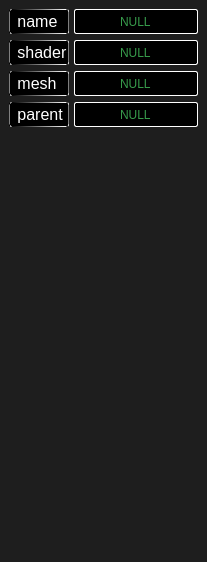
            <widget class="QWidget" name="proterties_2">
             <property name="geometry">
              <rect>
               <x>0</x>
               <y>0</y>
               <width>207</width>
               <height>562</height>
              </rect>
             </property>
             <attribute name="label">
              <string>properties</string>
             </attribute>
             <layout class="QHBoxLayout" name="horizontalLayout_11">
              <property name="spacing">
               <number>0</number>
              </property>
              <property name="leftMargin">
               <number>0</number>
              </property>
              <property name="topMargin">
               <number>0</number>
              </property>
              <property name="rightMargin">
               <number>0</number>
              </property>
              <property name="bottomMargin">
               <number>0</number>
              </property>
              <item>
               <widget class="QWidget" name="widget_3" native="true">
                <property name="styleSheet">
                 <string notr="true">QWidget{
background-color:rgb(30,30,30);
}</string>
                </property>
                <layout class="QVBoxLayout" name="verticalLayout_15">
                 <item>
                  <layout class="QVBoxLayout" name="properties_group">
                   <item>
                    <layout class="QHBoxLayout" name="name_group">
                     <property name="spacing">
                      <number>5</number>
                     </property>
                     <property name="rightMargin">
                      <number>0</number>
                     </property>
                     <item>
                      <widget class="QLabel" name="name_label">
                       <property name="sizePolicy">
                        <sizepolicy hsizetype="Expanding" vsizetype="Fixed">
                         <horstretch>0</horstretch>
                         <verstretch>0</verstretch>
                        </sizepolicy>
                       </property>
                       <property name="minimumSize">
                        <size>
                         <width>55</width>
                         <height>25</height>
                        </size>
                       </property>
                       <property name="font">
                        <font>
                         <pointsize>12</pointsize>
                         <italic>false</italic>
                         <bold>false</bold>
                        </font>
                       </property>
                       <property name="styleSheet">
                        <string notr="true">QLabel{
	color:white;
	font: 12pt &quot;Sitka&quot;;
	background-color: black;
	border:1px solid;
	border-radius: 2px;
	border-color: qlineargradient(spread:pad, x1:0, y1:0, x2:1, y2:0, stop:0 rgba(0, 0, 0, 255), stop:1 rgba(255, 255, 255, 255));
	padding: -3 -2px;
}
</string>
                       </property>
                       <property name="text">
                        <string> name</string>
                       </property>
                      </widget>
                     </item>
                     <item>
                      <widget class="QLineEdit" name="name_edit">
                       <property name="sizePolicy">
                        <sizepolicy hsizetype="Expanding" vsizetype="Fixed">
                         <horstretch>0</horstretch>
                         <verstretch>0</verstretch>
                        </sizepolicy>
                       </property>
                       <property name="minimumSize">
                        <size>
                         <width>75</width>
                         <height>25</height>
                        </size>
                       </property>
                       <property name="maximumSize">
                        <size>
                         <width>1677215</width>
                         <height>16777215</height>
                        </size>
                       </property>
                       <property name="styleSheet">
                        <string notr="true">QLineEdit{
font:  9pt &quot;Cascadia Code&quot;;
color: rgb(55, 155, 75);
border: 1px solid;
border-color:white;
border-radius: 2px;
padding: 0 8px;
background: black;
}</string>
                       </property>
                       <property name="text">
                        <string>NULL</string>
                       </property>
                       <property name="alignment">
                        <set>Qt::AlignCenter</set>
                       </property>
                      </widget>
                     </item>
                    </layout>
                   </item>
                   <item>
                    <layout class="QHBoxLayout" name="shader_group">
                     <property name="spacing">
                      <number>5</number>
                     </property>
                     <item>
                      <widget class="QLabel" name="shader_label">
                       <property name="sizePolicy">
                        <sizepolicy hsizetype="Expanding" vsizetype="Fixed">
                         <horstretch>0</horstretch>
                         <verstretch>0</verstretch>
                        </sizepolicy>
                       </property>
                       <property name="minimumSize">
                        <size>
                         <width>55</width>
                         <height>25</height>
                        </size>
                       </property>
                       <property name="font">
                        <font>
                         <pointsize>12</pointsize>
                         <italic>false</italic>
                         <bold>false</bold>
                        </font>
                       </property>
                       <property name="styleSheet">
                        <string notr="true">QLabel{
	color:white;
	font: 12pt &quot;Sitka&quot;;
	background-color: black;
	border:1px solid;
	border-radius: 2px;
	border-color: qlineargradient(spread:pad, x1:0, y1:0, x2:1, y2:0, stop:0 rgba(0, 0, 0, 255), stop:1 rgba(255, 255, 255, 255));
	padding: -3 -2px;
}
</string>
                       </property>
                       <property name="text">
                        <string> shader</string>
                       </property>
                      </widget>
                     </item>
                     <item>
                      <widget class="QLineEdit" name="shader_edit">
                       <property name="minimumSize">
                        <size>
                         <width>75</width>
                         <height>25</height>
                        </size>
                       </property>
                       <property name="maximumSize">
                        <size>
                         <width>1677215</width>
                         <height>16777215</height>
                        </size>
                       </property>
                       <property name="styleSheet">
                        <string notr="true">QLineEdit{
font:  9pt &quot;Cascadia Code&quot;;
color: rgb(55, 155, 75);
border: 1px solid;
border-color:white;
border-radius: 2px;
padding: 0 8px;
background: black;
}</string>
                       </property>
                       <property name="text">
                        <string>NULL</string>
                       </property>
                       <property name="alignment">
                        <set>Qt::AlignCenter</set>
                       </property>
                      </widget>
                     </item>
                    </layout>
                   </item>
                   <item>
                    <layout class="QHBoxLayout" name="mesh_group">
                     <property name="spacing">
                      <number>5</number>
                     </property>
                     <item>
                      <widget class="QLabel" name="mesh_label">
                       <property name="sizePolicy">
                        <sizepolicy hsizetype="Expanding" vsizetype="Preferred">
                         <horstretch>0</horstretch>
                         <verstretch>0</verstretch>
                        </sizepolicy>
                       </property>
                       <property name="minimumSize">
                        <size>
                         <width>55</width>
                         <height>25</height>
                        </size>
                       </property>
                       <property name="font">
                        <font>
                         <pointsize>12</pointsize>
                         <italic>false</italic>
                         <bold>false</bold>
                        </font>
                       </property>
                       <property name="styleSheet">
                        <string notr="true">QLabel{
	color:white;
	font: 12pt &quot;Sitka&quot;;
	background-color: black;
	border:1px solid;
	border-radius: 2px;
	border-color: qlineargradient(spread:pad, x1:0, y1:0, x2:1, y2:0, stop:0 rgba(0, 0, 0, 255), stop:1 rgba(255, 255, 255, 255));
	padding: -3 -2px;
}
</string>
                       </property>
                       <property name="text">
                        <string> mesh</string>
                       </property>
                      </widget>
                     </item>
                     <item>
                      <widget class="QLineEdit" name="mesh_edit">
                       <property name="minimumSize">
                        <size>
                         <width>75</width>
                         <height>25</height>
                        </size>
                       </property>
                       <property name="maximumSize">
                        <size>
                         <width>1677215</width>
                         <height>16777215</height>
                        </size>
                       </property>
                       <property name="styleSheet">
                        <string notr="true">QLineEdit{
font:  9pt &quot;Cascadia Code&quot;;
color: rgb(55, 155, 75);
border: 1px solid;
border-color:white;
border-radius: 2px;
padding: 0 8px;
background: black;
}</string>
                       </property>
                       <property name="text">
                        <string>NULL</string>
                       </property>
                       <property name="alignment">
                        <set>Qt::AlignCenter</set>
                       </property>
                      </widget>
                     </item>
                    </layout>
                   </item>
                   <item>
                    <layout class="QHBoxLayout" name="parent_group">
                     <property name="spacing">
                      <number>5</number>
                     </property>
                     <item>
                      <widget class="QLabel" name="parent_label">
                       <property name="sizePolicy">
                        <sizepolicy hsizetype="Expanding" vsizetype="Preferred">
                         <horstretch>0</horstretch>
                         <verstretch>0</verstretch>
                        </sizepolicy>
                       </property>
                       <property name="minimumSize">
                        <size>
                         <width>55</width>
                         <height>25</height>
                        </size>
                       </property>
                       <property name="font">
                        <font>
                         <pointsize>12</pointsize>
                         <italic>false</italic>
                         <bold>false</bold>
                        </font>
                       </property>
                       <property name="styleSheet">
                        <string notr="true">QLabel{
	color:white;
	font: 12pt &quot;Sitka&quot;;
	background-color: black;
	border:1px solid;
	border-radius: 2px;
	border-color: qlineargradient(spread:pad, x1:0, y1:0, x2:1, y2:0, stop:0 rgba(0, 0, 0, 255), stop:1 rgba(255, 255, 255, 255));
	padding: -3 -2px;
}
</string>
                       </property>
                       <property name="text">
                        <string> parent</string>
                       </property>
                      </widget>
                     </item>
                     <item>
                      <widget class="QLineEdit" name="parent_edit">
                       <property name="minimumSize">
                        <size>
                         <width>75</width>
                         <height>25</height>
                        </size>
                       </property>
                       <property name="maximumSize">
                        <size>
                         <width>1677215</width>
                         <height>16777215</height>
                        </size>
                       </property>
                       <property name="styleSheet">
                        <string notr="true">QLineEdit{
font:  9pt &quot;Cascadia Code&quot;;
color: rgb(55, 155, 75);
border: 1px solid;
border-color:white;
border-radius: 2px;
padding: 0 8px;
background: black;
}</string>
                       </property>
                       <property name="text">
                        <string>NULL</string>
                       </property>
                       <property name="alignment">
                        <set>Qt::AlignCenter</set>
                       </property>
                      </widget>
                     </item>
                    </layout>
                   </item>
                  </layout>
                 </item>
                 <item>
                  <spacer name="verticalSpacer_2">
                   <property name="orientation">
                    <enum>Qt::Vertical</enum>
                   </property>
                   <property name="sizeHint" stdset="0">
                    <size>
                     <width>20</width>
                     <height>40</height>
                    </size>
                   </property>
                  </spacer>
                 </item>
                </layout>
               </widget>
              </item>
             </layout>
            </widget>
